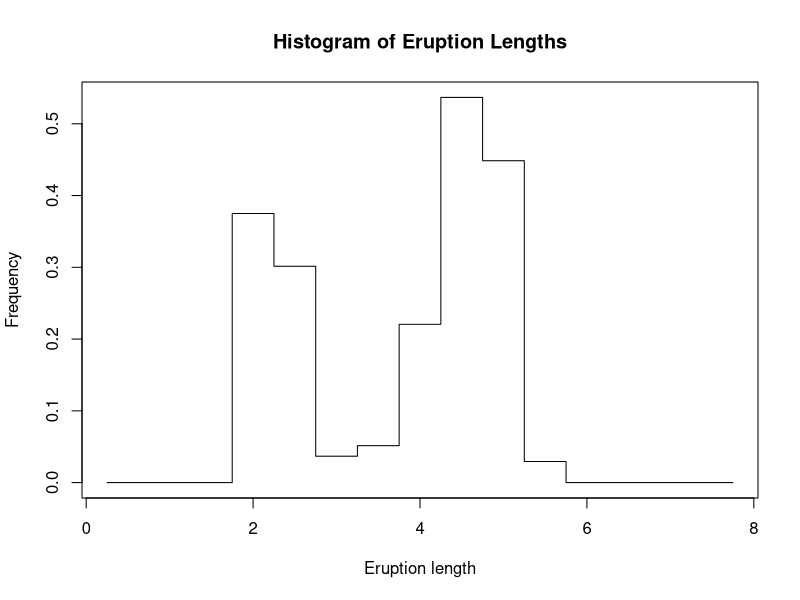
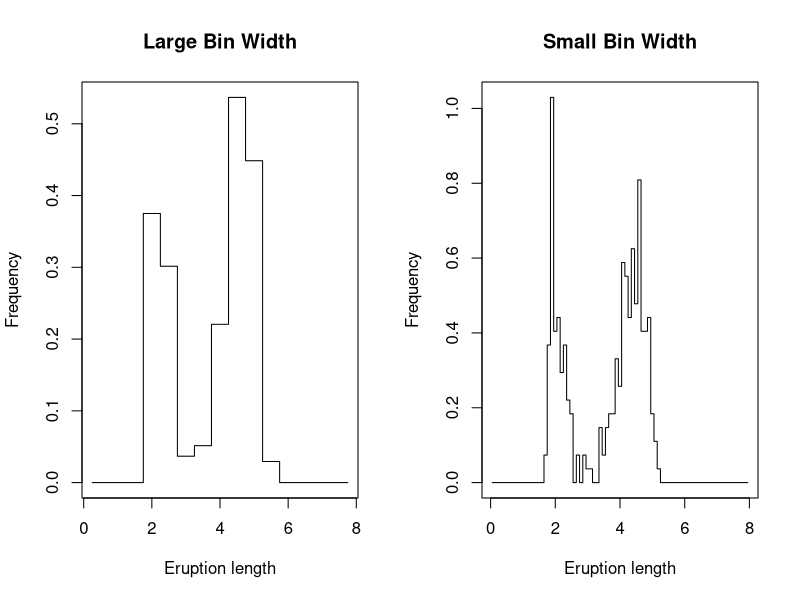
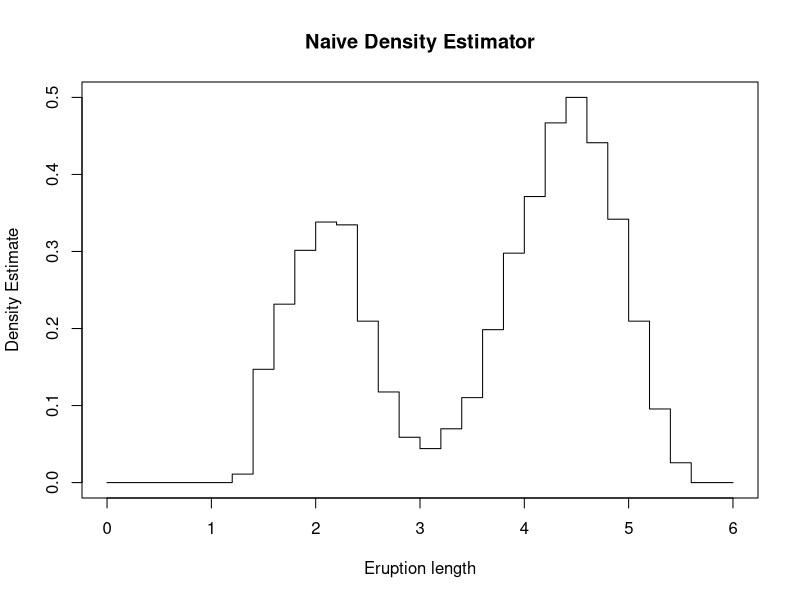
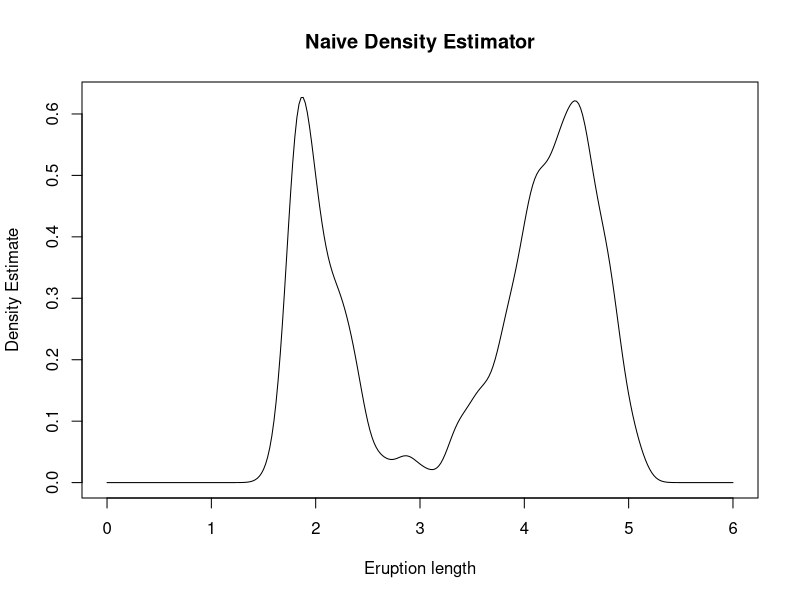
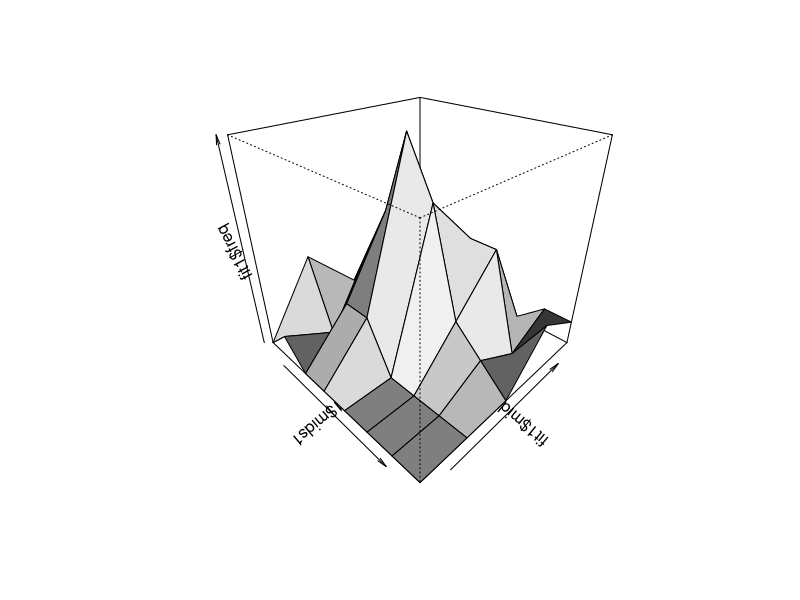
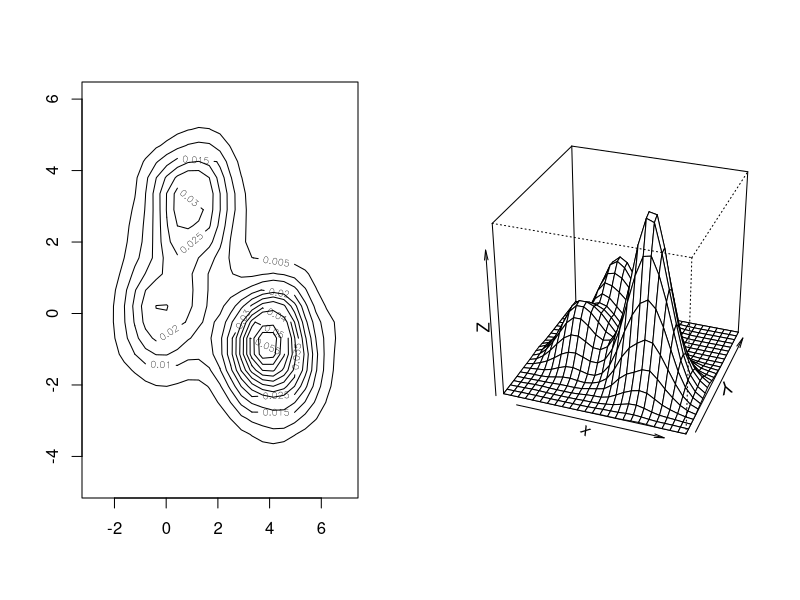

Write R code to recreate these figures, in order.
## ---- chunk 1
data(faithful); x0 <- 0; x1 <- 8; h <- .5
my.breaks<-seq(from=x0, to=x1, by=h)
myhist<-hist(faithful$eruptions, breaks=my.breaks, right=F, plot=F)
plot(myhist$mids, myhist$density, type="s", xlab="Eruption length", 
     ylab="Frequency", main="Histogram of Eruption Lengths")
## ---- chunk 2
par(mfrow = c(1, 2))
myhist<-hist(faithful$eruptions, breaks=my.breaks, right=F, plot=F)
plot(myhist$mids, myhist$density, type="s", xlab="Eruption length", 
     ylab="Frequency", main="Large Bin Width")
h <- .1
my.breaks<-seq(from=x0, to=x1, by=h)
myhist<-hist(faithful$eruptions, breaks=my.breaks, right=F, plot=F)
plot(myhist$mids, myhist$density, type="s", xlab="Eruption length", 
     ylab="Frequency", main="Small Bin Width")
par(mfrow = c(1, 1))
## ---- chunk 3
my.w<-function(x){
	if (abs(x) < 1) 
		w <- 1/2
	else
		w <- 0
	w
	}
x <- seq(0,6,0.2)
m <- length(x)
n <- length(faithful$eruptions)
h <- .5
fhat <- rep(0,m)
for (i in 1:m){
	S <- 0
	for (j in 1:n){
		S <- S+(1/h)*my.w((faithful$eruptions[j]-x[i])/h)
		}
	fhat[i] <- (1/n)*S
	}
## ---- chunk 4
plot(x,fhat, type="s", xlab="Eruption length", ylab="Density Estimate", 
     main="Naive Density Estimator")
## ---- chunk 5
my.w<-function(x, type="gaussian"){
if(type=="gaussian"){
  w <- dnorm(x)
return(w)
}
if(type=="naive"){
  if (abs(x) < 1) 
		w <- 1/2
	else
		w <- 0
return(w)
}
print("You have asked for an undefined kernel.")
return(NULL)
}
## ---- chunk 6
x <- seq(0,6,0.02)
m <- length(x)
n <- length(faithful$eruptions)
h <- .1
fhat <- rep(0,m)
for (i in 1:m){
	S <- 0
	for (j in 1:n){
		S <- S+(1/h)*my.w((faithful$eruptions[j]-x[i])/h)
		}
	fhat[i] <- (1/n)*S
	}
## ---- chunk 7
plot(x,fhat, type="l", xlab="Eruption length", ylab="Density Estimate", 
     main="Naive Density Estimator")
## ---- chunk 8
bin2d <- function(x, breaks1 = "Sturges", breaks2 = "Sturges"){
      histg1 <- hist(x[,1], breaks = breaks1, plot = FALSE)
      histg2 <- hist(x[,2], breaks = breaks2, plot = FALSE)
      brx <- histg1$breaks
      bry <- histg2$breaks
      freq <- table(cut(x[,1], brx),  cut(x[,2], bry))

      return(list(call = match.call(), freq = freq,
                breaks1 = brx, breaks2 = bry,
                mids1 = histg1$mids, mids2 = histg2$mids))
      }
## ---- chunk 9
data(iris)
fit1=bin2d(iris[1:50, 1:2])
persp(x=fit1$mids1, y=fit1$mids2, z=fit1$freq, shade=T, theta=45, phi=30, ltheta=60)
## ---- chunk 10
library(MASS)
n <- 2000
p <- c(.2, .3, .5)
mu <- matrix(c(0, 1, 4, 0, 3, -1), 3, 2)
Sigma <- diag(2)
i <- sample(1:3, replace = TRUE, prob = p, size = n)
k <- table(i)

x1 <- mvrnorm(k[1], mu = mu[1,], Sigma)
x2 <- mvrnorm(k[2], mu = mu[2,], Sigma)
x3 <- mvrnorm(k[3], mu = mu[3,], Sigma)
X <-  rbind(x1, x2, x3)   #the mixture data
x <- X[,1]
y <- X[,2]
    
fhat <- kde2d(x, y, h=c(1.87, 1.84))
## ---- chunk 11
par(mfrow = c(1, 2))
contour(fhat)
persp(fhat, phi = 30, theta = 20, d = 5, xlab = "x")
par(mfrow = c(1, 1))
